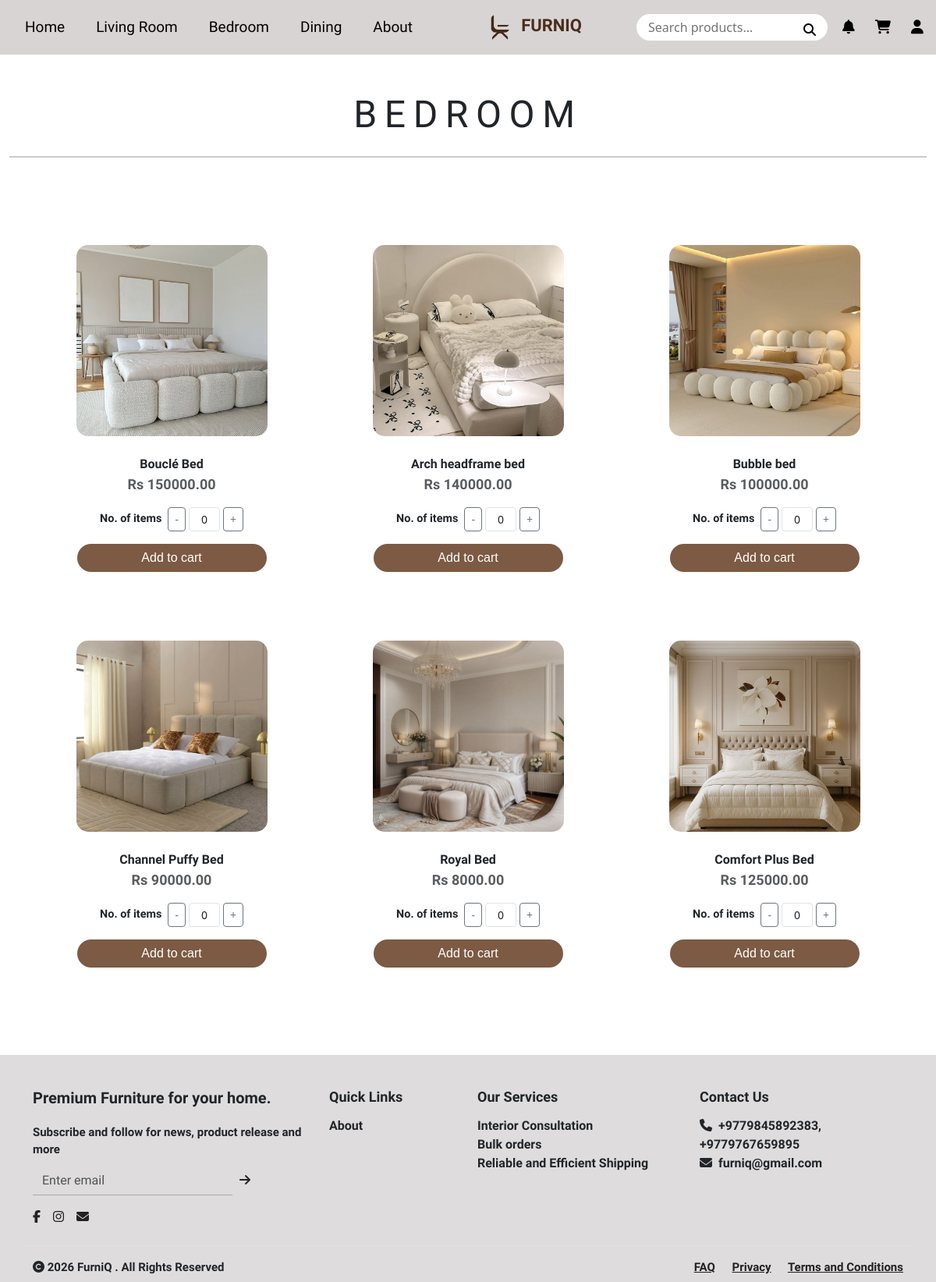
The page /bedroom/ on the database its author committed.
### inventory/models.py (models this page shows, shortened)
class WebsiteContent(models.Model):
    header_title = models.CharField(max_length=100, default='FurniQ')
    footer_text = models.TextField(default='Premium Furniture for your home.')
    footer_address = models.CharField(max_length=255, default='Kathmandu, Nepal')
    contact_email = models.EmailField(default='info@furniq.com')
    contact_phone = models.CharField(max_length=20, default='+977 12345678')
    featured_title = models.CharField(max_length=200, default='Lush Collection 2026')
    featured_subtitle = models.CharField(max_length=200, default='Discover the Art of Living')
    featured_image = models.ImageField(upload_to='site_assets/', null=True, blank=True)
    about_title = models.CharField(max_length=100, default='Our Story')
    about_content = models.TextField(default='We craft furniture with love and precision.')
    about_image = models.ImageField(upload_to='site_assets/', null=True, blank=True)
    created_at = models.DateTimeField(auto_now=True)

class Product(models.Model):
    CATEGORY_CHOICES = [
        ('Bedroom', 'Bedroom'),
        ('Living Room', 'Living Room'),
        ('Dining', 'Dining'),
    ]
    name = models.CharField(max_length=100)
    price = models.DecimalField(max_digits=10, decimal_places=2)
    old_price = models.DecimalField(max_digits=10, decimal_places=2, blank=True, null=True)
    stock = models.IntegerField(default=0)
    category = models.CharField(max_length=50, choices=CATEGORY_CHOICES, default='Living Room')
    assigned_staff = models.ForeignKey(
        User,
        on_delete=models.SET_NULL,
        null=True,
        blank=True,
        limit_choices_to={'is_staff': True}
    )
    image = models.ImageField(upload_to='product_images/', null=True, blank=True)
    is_featured = models.BooleanField(default=False)
    is_popular = models.BooleanField(default=False, verbose_name='Popular (Best Seller)')
    is_special_offer = models.BooleanField(default=False, verbose_name='Special Offer')
    available_for_order = models.BooleanField(default=True)
    is_active = models.BooleanField(default=True, verbose_name='Active (Show on website)')
    description = models.TextField(blank=True, null=True)

### inventory/views.py (the view)
# urls.py: path('bedroom/', views.bedroom, name='bedroom'),
def bedroom(request):
    products = Product.objects.filter(category='Bedroom')
    return render(request, 'inventory/bedroom.html', {'products': products})

### custom_admin/context_processors.py (called while the page is built, shortened)
def admin_context(request):
    context = {}
    return context

### inventory/context_processors.py (called while the page is built)
def global_context(request):
    context = {}
    context['site_content'] = WebsiteContent.objects.first()
    if request.user.is_authenticated:
        context['saved_count'] = SavedItem.objects.filter(user=request.user).count()
        unread_notifs = Notification.objects.filter(user=request.user, is_read=False).order_by('-created_at')
        context['notif_count'] = unread_notifs.count()
        context['notifications'] = unread_notifs[:5]
    else:
        context['saved_count'] = 0
        context['notif_count'] = 0
        context['notifications'] = []
    return context

### inventory/templates/inventory/bedroom.html (shortened to what this page needs)
{% extends 'inventory/base.html' %}
{% load static %}
{% block content %}
<section class="container-fluid py-5 bg-white text-center">
    <h1 class="display-5 fw-normal" style="letter-spacing:0.2em; font-family:'Italiana',serif;">BEDROOM</h1>
    <hr class="mt-4" style="border-top:2px solid #333;">
</section>
<div class="container py-5">
    <div class="row row-cols-1 row-cols-md-3 g-4">
        {% for product in products %}
        {% if product.image %}
        <div class="col mb-5">
            <div class="card border-0 text-center h-100">
                <div style="width: 245px; height: 245px; margin: 0 auto; overflow: hidden; border-radius: 15px;">
                    <img src="{{ product.image.url }}" class="card-img-top">
                </div>
                <div class="card-body d-flex flex-column align-items-center">
                    <p class="card-title mt-2" style="font-family:'Italiana',serif; font-weight: bold;">{{ product.name }}</p>
                    <p class="text-muted" style="font-family:'Italiana',serif; font-size:18px; font-weight:bold; margin-top:-8px;">Rs {{ product.price }}</p>
                    {% if product.stock > 0 %}
                    <div class="d-flex justify-content-center align-items-center mb-3">
                        <span class="me-2" style="font-size: 0.9rem; font-family:'Italiana',serif; font-weight: bold;">No. of items</span>
                        <button class="btn btn-sm btn-outline-secondary" onclick="changeQty(this, -1)">-</button>
                        <input type="text" class="form-control form-control-sm mx-1 text-center qty-input" value="0" style="width:40px;" data-stock="{{ product.stock }}" max="{{ product.stock}}" readonly>
                        <button class="btn btn-sm btn-outline-secondary" onclick="changeQty(this, 1)">+</button>
                    </div>
                    <button class="btn btn-brown add-to-cart w-75" style="font-family:'Josefin Sans', sans-serif;" onclick="addToCart('{{ product.name|escapejs }}', this)">
                        Add to cart
                    </button>
                    {% else %}
                    <div class="text-danger fw-bold mb-3" style="font-family:'Italiana',serif;">Out of Stock</div>
                    <button class="btn btn-secondary w-75" disabled style="background-color: #6c757d;">Sold Out</button>
                    {% endif %}
                </div>
            </div>
        </div>
        {% endif %}
        {% endfor %}
    </div>
</div>
{% endblock %}

### inventory/templates/inventory/base.html (shortened to what this page needs)
{% load static %}
<!DOCTYPE html>
<html lang="en">
<head>
    <link href="https://cdn.jsdelivr.net/npm/bootstrap@5.3.0/dist/css/bootstrap.min.css" rel="stylesheet">
    <link rel="stylesheet" href="https://cdnjs.cloudflare.com/ajax/libs/font-awesome/6.5.0/css/all.min.css">
    <link rel="stylesheet" href="{% static 'css/styles.css' %}">
</head>
<body>
    <nav class="navbar navbar-expand-lg navbar-custom">
        <div class="container-fluid">
            <ul class="navbar-nav flex-row">
                <li class="nav-item"><a class="nav-link" href="{% url 'home' %}">Home</a></li>
                <li class="nav-item"><a class="nav-link" href="{% url 'livingroom' %}">Living Room</a></li>
                <li class="nav-item"><a class="nav-link" href="{% url 'bedroom' %}">Bedroom</a></li>
                <li class="nav-item"><a class="nav-link" href="{% url 'dining' %}">Dining</a></li>
                <li class="nav-item"><a class="nav-link" href="{% url 'about' %}">About</a></li>
            </ul>
            <a class="navbar-brand mx-auto text-center" href="{% url 'home' %}" align-items="center">
                <img src="{% static 'images/FurniQ.png' %}" alt="Logo" height="40"
                    class="d-inline-block align-text-center">
                <span class="logo-text">{{ site_content.header_title|default:"FURNIQ"|upper }}</span>
            </a>
            <div class="d-flex align-items-center">
                <form action="{% url 'search_results' %}" method="GET" class="position-relative">
                    <div class="position-relative">
                        <input type="text" name="q" class="search-bar" placeholder="Search products...">
                        <button type="submit"
                            style="background:none; border:none; position:absolute; right:15px; top:8px; padding:0;">
                            <i class="fa fa-search"></i>
                        </button>
                    </div>
                </form>
                <div class="nav-icons-container">
                    <div class="dropdown">
                        <button class="dropdown-trigger position-relative" data-bs-toggle="dropdown"
                            aria-expanded="false">
                            <i class="fa fa-bell"></i>
                        </button>
                    </div>
                    <a href="{% url 'cart' %}" class="icon-btn position-relative">
                        <i class="fa fa-shopping-cart"></i>
                    </a>
                    {% if user.is_authenticated %}
                    <div class="dropdown">
                        <button class="dropdown-trigger" data-bs-toggle="dropdown" aria-expanded="false">
                            <i class="fa fa-user"></i>
                        </button>
                        <ul class="dropdown-menu dropdown-menu-end notification-dropdown">
                            <div class="notification-header text-center">
                                <div style="font-size: 11px; font-weight: normal; opacity: 0.8;">LOGGED IN AS</div>
                                {{ user.username }}
                            </div>
                            <li><a class="dropdown-item notification-item" href="{% url 'profile' %}?tab=profile"><i class="fas fa-user-circle me-2"></i> My Profile</a></li>
                            <li><a class="dropdown-item notification-item" href="{% url 'order_history' %}"><i class="fas fa-box me-2"></i> My Orders</a></li>
                            {% if user.is_superuser %}
                            <li><hr class="dropdown-divider my-0"></li>
                            <li><a class="dropdown-item notification-item" href="{% url 'admin-custom:dashboard' %}" style="color: #d4a017; font-weight: bold;"><i class="fas fa-user-shield me-2"></i> Admin Command</a></li>
                            {% elif user.is_staff %}
                            <li><hr class="dropdown-divider my-0"></li>
                            <li><a class="dropdown-item notification-item" href="{% url 'profile' %}" style="color: #4b2e1e; font-weight: bold;"><i class="fas fa-tachometer-alt me-2"></i> Staff Dashboard</a></li>
                            {% endif %}
                            <li><hr class="dropdown-divider my-0"></li>
                            <li><a class="dropdown-item notification-item text-danger" href="{% url 'logout' %}"><i class="fas fa-sign-out-alt me-2"></i> Logout</a></li>
                        </ul>
                    </div>
                    {% else %}
                    <a href="{% url 'user' %}" class="icon-btn"><i class="fa fa-user"></i></a>
                    {% endif %}
                </div>
            </div>
        </div>
    </nav>
    <div style="min-height: 50vh;">
        {% block content %}
        {% endblock %}
    </div>
    <footer style="background:#dedcdc; padding:40px 0 0 0; font-family:'Italiana',serif;">
        <div class="container">
            <div class="row">
                <div class="col-md-4 mb-4">
                    <div style="font-size:20px; margin-bottom:18px; font-weight:bold;">{{ site_content.footer_text|default:"Where comfort meets class." }}</div>
                    <div style="font-size:15px; margin-bottom:10px; font-weight:bold;">Subscribe and follow for news,
                        product release and more</div>
                    <form action="{% url 'subscribe' %}" method="POST" class="d-flex mb-3" style="max-width:280px;">
                        <input type="email" name="email" class="form-control rounded-0" placeholder="Enter email" required
                            style="border:none; border-bottom:1px solid #aaa; border-radius:0; background:transparent;">
                        <button type="submit" class="btn btn-link p-0 ms-2" style="color:#222; text-decoration:none;"><i
                                class="fa fa-arrow-right"></i></button>
                    </form>
                    <div>
                        <a href="#" style="color:#222; margin-right:12px;"><i class="fab fa-facebook-f"></i></a>
                        <a href="#" style="color:#222; margin-right:12px;"><i class="fab fa-instagram"></i></a>
                        <a href="#" style="color:#222;"><i class="fa fa-envelope"></i></a>
                    </div>
                </div>
                <div class="col-md-2 mb-4">
                    <div style="font-size:18px; margin-bottom:12px; font-weight:bold;">Quick Links</div>
                    <div style="font-size:16px; font-weight:bold;"><a href="{% url 'about' %}" style="text-decoration:none; color:inherit;">About</a></div>
                </div>
                <div class="col-md-3 mb-4">
                    <div style="font-size:18px; margin-bottom:12px; font-weight:bold;">Our Services</div>
                    <div style="font-size:16px; font-weight:bold;">Interior Consultation</div>
                    <div style="font-size:16px; font-weight:bold;">Bulk orders</div>
                    <div style="font-size:16px; font-weight:bold;">Reliable and Efficient Shipping</div>
                </div>
                <div class="col-md-3 mb-4">
                    <div style="font-size:18px; margin-bottom:12px; font-weight:bold;">Contact Us</div>
                    <div style="font-size:16px; font-weight:bold;"><i class="fa fa-phone me-2"></i>{{ site_content.contact_phone|default:"+977 979-9999999" }}
                    </div>
                    <div style="font-size:16px; font-weight:bold;"><i class="fa fa-envelope me-2"></i>{{ site_content.contact_email|default:"furniq@gmail.com" }}</div>
                </div>
            </div>
            <div class="row border-top pt-3 pb-2" style="font-size:15px; font-weight:bold;">
                <div class="col-md-6 text-start">
                    <span><i class="fa fa-copyright"></i> 2026 {{ site_content.header_title|default:"FurniQ" }} . All Rights Reserved</span>
                </div>
                <div class="col-md-6 text-end">
                    <a href="#" style="color:#222; margin-right:18px; font-weight:bold;">FAQ</a>
                    <a href="#" style="color:#222; margin-right:18px; font-weight:bold;">Privacy</a>
                    <a href="#" style="color:#222; font-weight:bold;">Terms and Conditions</a>
                </div>
            </div>
        </div>
    </footer>
</body>
</html>

### inventory/static/css/styles.css (style rules this page uses)
.navbar-custom { background-color: #d9d4d4; padding: 10px 0; }
.navbar-nav .nav-link { font-family: 'Italiana', serif; font-size: 19px; margin: 0 12px; color: black; }
.logo-text { font-weight: bold; font-family: 'Italiana', serif; font-size: 20px; color: #4b2e1e; }
.nav-icons-container { display: flex; align-items: center; gap: 20px; margin-left: 15px; }
.icon-btn, .dropdown-trigger { margin: 0; padding: 0; display: flex; align-items: center; justify-content: center; width: 24px; height: 24px; background: none; border: none; color: black; cursor: pointer; transition: transform 0.15s ease-in-out, color 0.3s ease-in-out; text-decoration: none; font-size: 18px; }
.btn-brown { background-color: #7c5a43; color: #fff; border-radius: 20px; border: none; }
footer { background: #dedcdc; padding: 40px 0 0 0; font-family: 'Italiana', serif; }

### inventory/templates/inventory/base.html (style rules this page uses)
.navbar-custom { background-color: #d9d4d4; padding: 10px 0; }
.navbar-nav .nav-link { font-family: 'Italiana', serif; font-size: 19px; margin: 0 12px; color: black; }
.logo-text { font-weight: bold; font-family: 'Italiana', serif; font-size: 22px; color: #4b2e1e; }
.search-bar { border-radius: 50px; padding: 5px 15px; border: none; outline: none; width: 245px; }
.nav-icons-container { display: flex; align-items: center; gap: 20px; margin-left: 15px; }
.nav-icons-container .icon-btn, .nav-icons-container .dropdown-trigger { margin: 0 !important; padding: 0; display: flex; align-items: center; justify-content: center; width: 24px; height: 24px; background: none; border: none; color: black; transition: transform 0.15s ease-in-out, color 0.3s ease-in-out; cursor: pointer; }

### inventory/templates/inventory/bedroom.html (style rules this page uses)
.btn-brown { background-color: #7c5a43; color: #fff; border-radius: 20px; }
.card-img-top { width: 100%; height: 100%; object-fit: cover; }

### rows shown on the page
WebsiteContent: header_title "FURNIQ", footer_text "Premium Furniture for your home.", contact_phone "+9779845892383, +9779767659895", contact_email "furniq@gmail.com", header_title "FurniQ"
Product: image (picture), name "Bouclé Bed", price "150000.00"
Product: image (picture), name "Arch headframe bed", price "140000.00"
Product: image (picture), name "Bubble bed", price "100000.00"
Product: image (picture), name "Channel Puffy Bed", price "90000.00"
Product: image (picture), name "Royal Bed", price "8000.00"
Product: image (picture), name "Comfort Plus Bed", price "125000.00"
